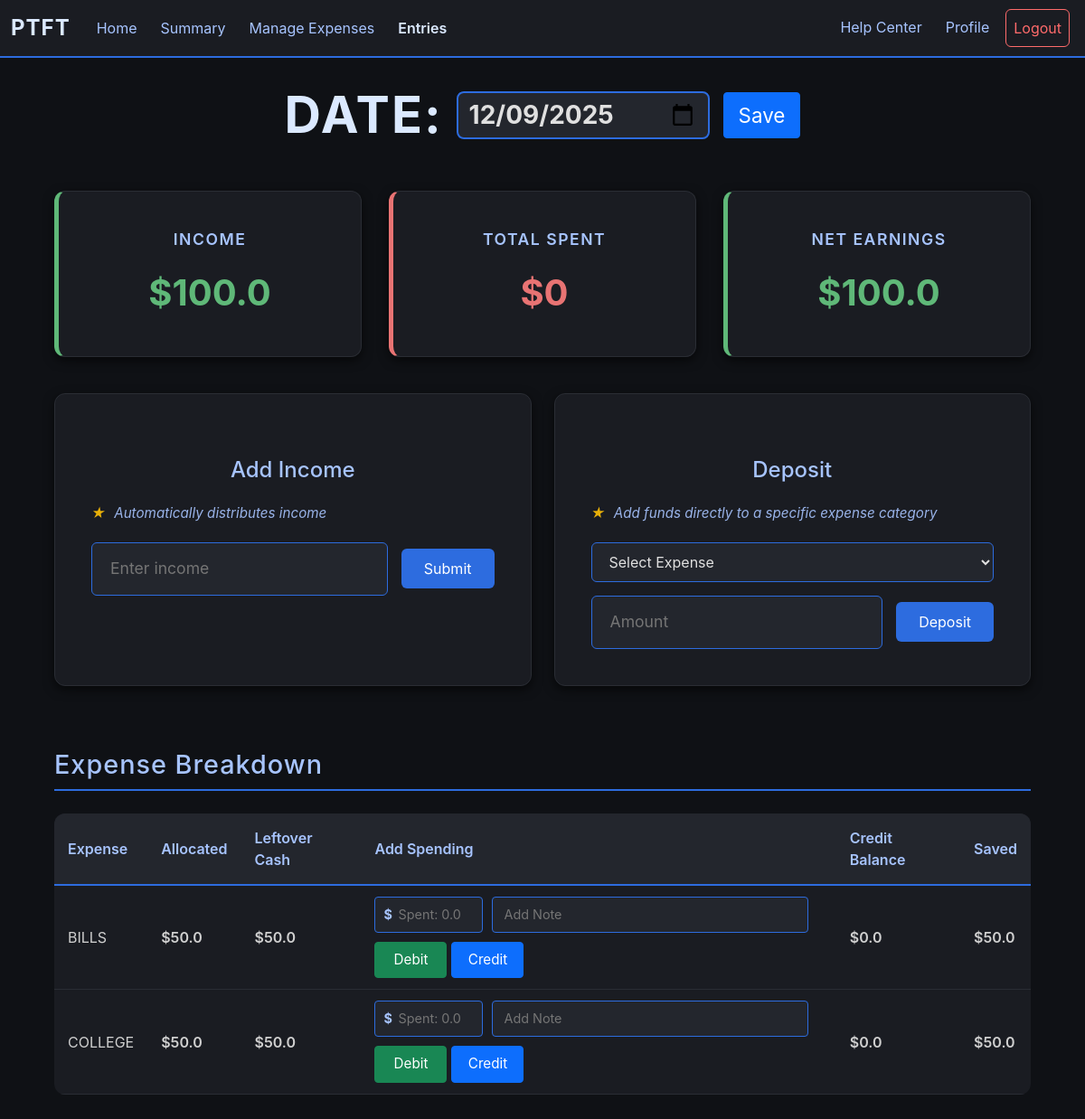
The page /entry/view_entry/1 (signed in) on the database as committed earlier.
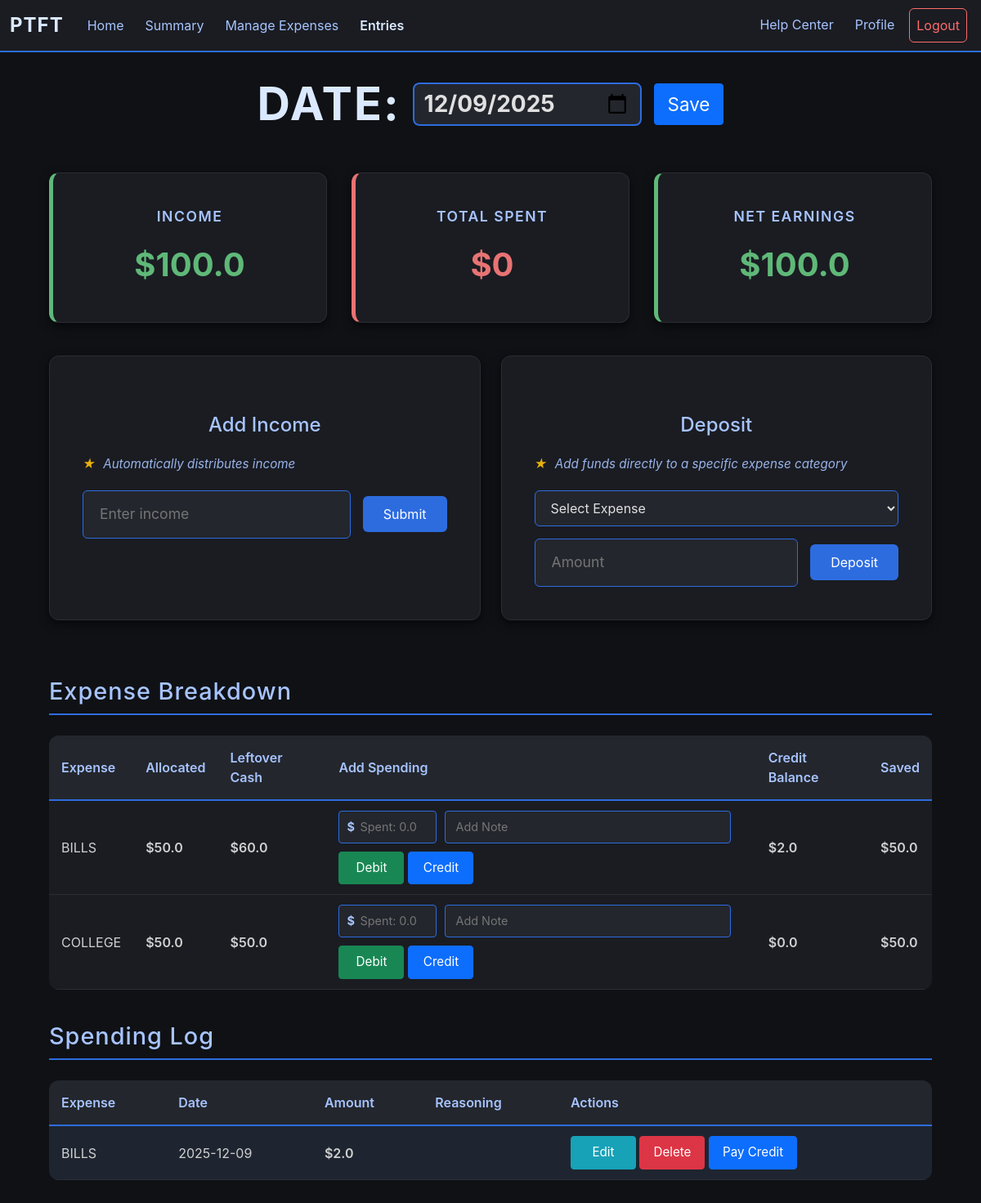
The same page on the database as committed later.
### app/models.py (models this page shows, shortened)
class Entry(db.Model):        #Stores each entry per user
    id = db.Column(db.Integer, primary_key = True)
    user_id = db.Column(db.Integer, db.ForeignKey("user.id"))
    income = db.Column(db.Float, default = 0.0)
    date = db.Column(db.Integer, default = date.today())

class Exp_Snap(db.Model):       #Stores a snapshot of the expense
    id = db.Column(db.Integer, primary_key = True)
    entry_id = db.Column(db.Integer)
    user_id = db.Column(db.Integer)
    expense_id = db.Column(db.Integer)
    expense_name = db.Column(db.String)
    expense_percentage = db.Column(db.Float)
    expense_earnings = db.Column(db.Float, default = 0.0)
    total_spending = db.Column(db.Float, default = 0.0)
    credit_balance = db.Column(db.Float, default = 0.0)
    def set_earnings(self, amount):
        self.expense_earnings = amount
    def get_savings(self):
        savings = round((self.expense_earnings - self.total_spending), 2)
        return savings

class Transaction(db.Model):        #Stores every transaction per entry
    id = db.Column(db.Integer, primary_key = True)
    entry_id = db.Column(db.Integer)
    user_id = db.Column(db.Integer)
    expense_id = db.Column(db.Integer)
    expense_name = db.Column(db.String)
    amount = db.Column(db.Float)
    credit_status = db.Column(db.Boolean, default = False)
    deposit_status = db.Column(db.Boolean, default = False)
    reasoning = db.Column(db.String(100), default = "N/A")
    date = db.Column(db.Integer, default = date.today())

### app/routes/entry.py (the view)
@entry.route("/entry/view_entry/<entry_id>", methods=["GET"])
def view_entry(entry_id):
    if helper.check_login():
        snapshots = Exp_Snap.query.filter_by(entry_id = int(entry_id)).all()
        entry = Entry.query.filter_by(id = int(entry_id)).first()
        est_balance = {}        #Links the expense's total savings (amount able to spend) to the snapshot of the expense
        if request.method == "GET":
            for snapshot in snapshots:      #Calculate expense earnings using entry's total earned
                earnings = round((entry.income * snapshot.expense_percentage/100), 2)
                snapshot.set_earnings(earnings)
                savings = helper.calc_savings(snapshot.expense_id)      #Calculates the total savings to send to front
                est_balance[snapshot] = round(savings,2)
            print(est_balance)
            spending = Transaction.query.filter_by(entry_id = entry_id, deposit_status = False).all()
            deposits = Transaction.query.filter_by(entry_id = entry_id, deposit_status = True).all()
            total_spent = 0
            for spend in spending:
                if not spend.credit_status:
                    total_spent += spend.amount
            total_spent = round(total_spent, 2)
            net_earnings = round(entry.income - total_spent, 2)
            db.session.commit()
            return render_template("view_entry.html", snapshots = snapshots, entry = entry, est_balance = est_balance, spending = spending, net_earnings = net_earnings, total_spent = total_spent, deposits = deposits)
        else:
            return redirect(url_for("entry.all_entry"))
    else:
        return redirect(url_for("user.login"))

### app/helper.py (called while the page is built)
def check_login():
    return "user_id" in session

def calc_savings(expense_id):
    snaps = Exp_Snap.query.filter_by(expense_id = expense_id).all()
    deposits = Transaction.query.filter_by(expense_id = expense_id, user_id = session["user_id"], deposit_status = True).all()
    earnings = 0
    for deposit in deposits:        #Calculating total deposit for desired expense
        earnings += deposit.amount
    spending = 0
    for snap in snaps:      #Calculating total spending and income for desired expense
        earnings += snap.expense_earnings
        spending += snap.total_spending
    return round(earnings-spending, 2)      #Returns savings amount

### app/templates/view_entry.html (shortened to what this page needs)
{% extends "budget_base.html" %}
{% block content %}
<link rel="stylesheet" href="{{ url_for('static', filename='style.css') }}">
<div class="expense-container">
    <div class="date-editor">
        <h1 class="main-title">
            <form action="/update_date/{{entry.id}}" method="POST" class="inline-date-form">
                <span>DATE:</span>
                <input type="date" value="{{entry.date}}" name="new_date" class="date-input-title">
                <button type="submit" class="btn btn-primary btn-sm">Save</button>
            </form>
        </h1>
    </div>
    <div class="entry-overview">
        <div class="entry-stat income">
            <div class="entry-stat-label"> Income</div>
            <div class="entry-stat-value">${{ entry.income }}</div>
        </div>
        <div class="entry-stat spent">
            <div class="entry-stat-label">Total Spent</div>
            <div class="entry-stat-value">${{ total_spent }}</div>
        </div>
        <div class="entry-stat {% if entry.income - total_spent >= 0 %}income{% else %}spent{% endif %}">
            <div class="entry-stat-label">Net Earnings</div>
            <div class="entry-stat-value">${{net_earnings}}</div>
        </div>
    </div>
        <div class="function-sections">
            <div class="form-section">
                <h2 class="form-title">Add Income</h2>
                <p class="function-helper-text"><span class="tip-star">★</span> Automatically distributes income</p>
                <form action="/add_income/{{entry.id}}" method="POST" class="inline-form">
                    <div class="input-wrapper">
                        <input type="number" step="0.01" name="income" placeholder="Enter income" required>
                    </div>
                    <button type="submit" class="form-btn">Submit</button>
                </form>
            </div>
            <div class="form-section">
                <h2 class="form-title">Deposit</h2>
                    <p class="function-helper-text"><span class="tip-star">★</span> Add funds directly to a specific expense category</p>
                    <form action="/entry_deposit" method="POST" class="inline-form">
                        <select name="snap_id" required>
                            <option value="">Select Expense</option>
                        </select>
                        <div class="input-wrapper">
                            <input type="number" step="0.01" name="amount" placeholder="Amount"  required>
                        </div>
                        <button type="submit" class="form-btn">Deposit</button>
                </form>
            </div>
    </div>
    <h1 class="section-title">Expense Breakdown</h1>
    <table class="expense-table">
        <thead>
            <tr>
                <th>Expense</th>
                <th>Allocated</th>
                <th>Leftover Cash</th>
                <th>Add Spending</th>
                <th>Credit Balance</th>
                <th>Saved</th>
            </tr>
        </thead>
        <tbody>
            {% for snapshot in snapshots %}
            <tr>
                <td>{{snapshot.expense_name}}</td>
                <td class="earnings-cell">${{snapshot.expense_earnings}}</td>
                <td class="balance-cell">${{est_balance[snapshot]}}</td>
                <td>
                    <form action="/add_spending/{{snapshot.id}}" method="POST" class="spending-form">
                        <div class="spending-inputs">
                            <div class="input-wrapper-small">
                                <span class="currency-symbol-small">$</span>
                                <input type="number" step="0.01" placeholder="Spent: {{snapshot.total_spending}}" name="spending" required>
                            </div>
                            <input type="text" placeholder="Add Note" name="reasoning" class="note-input">
                        </div>
                        <div class="spending-buttons">
                            <button type="submit" class="btn btn-success btn-sm">Debit</button>
                            <button type="submit" class="btn btn-primary btn-sm" formaction="/add_credit/{{snapshot.id}}">Credit</button>
                        </div>
                    </form>
                </td>
                <td class="spent-cell">${{snapshot.credit_balance}}</td>
                <td class="savings-cell">${{snapshot.get_savings()}}</td>
            </tr>
            {% endfor %}
        </tbody>
    </table>
    {% if spending %}
    <h1 class="section-title">Spending Log</h1>
    <table class="expense-table">
        <thead>
            <tr>
                <th>Expense</th>
                <th>Date</th>
                <th>Amount</th>
                <th>Reasoning</th>
                <th>Actions</th>
            </tr>
        </thead>
        <tbody>
            {% for spent in spending %}
            <tr class="log-row {% if spent.credit_status %}credit-row{% endif %}" data-row-id="spending-{{spent.id}}">
                <td>{{spent.expense_name}}</td>
                <td>
                    <div class="display-mode">
                        <span class="display-text">{{spent.date}}</span>
                    </div>
                </td>
                <td>
                    <div class="display-mode">
                        <span class="display-text spent-cell">${{spent.amount}}</span>
                    </div>
                </td>
                <td>
                    <div class="display-mode">
                    </div>
                </td>
                <td>
                    <button class="btn btn-info btn-dark btn-sm edit-toggle-btn" onclick="toggleEdit('spending-{{spent.id}}')">Edit</button>
                    <form action="/delete_transaction/{{spent.id}}" method="POST" style="display: inline;">
                        <button class="btn btn-danger btn-sm" type="submit">Delete</button>
                        {% if spent.credit_status %}
                        <button class="btn btn-primary btn-sm" type="submit" formaction="/pay_credit/{{spent.id}}">Pay Credit</button>
                        {% endif %}
                    </form>
                </td>
            </tr>
            {% endfor %}
        </tbody>
    </table>
    {% endif %}
</div>
{% endblock %}

### app/templates/budget_base.html (shortened to what this page needs)
<!doctype html>
<html lang="en-US">
  <head>
    {% block css %}
      <link rel="stylesheet" href="{{ url_for('static', filename='style.css') }}">
      <link href="https://cdn.jsdelivr.net/npm/bootstrap@5.3.8/dist/css/bootstrap.min.css" rel="stylesheet">
      <link rel="stylesheet" href="{{ url_for('static', filename='style.css') }}">
    {% endblock %}
  </head>
  <body>
    <nav class="navbar navbar-expand">
      <div class="container-fluid">
        <a class="navbar-brand" href="#">PTFT</a>
        <ul class="navbar-nav me-auto">
          <li class="nav-item">
            <a class="nav-link" href="/home">Home</a>
          </li>
          <li class="nav-item">
            <a class="nav-link" href="/summary">Summary</a>
          </li>
          <li class="nav-item">
            <a class="nav-link" href="/expenses">Manage Expenses</a>
          </li>
          <li class="nav-item">
            <a class="nav-link entries-link" href="/entry">Entries</a>
          </li>
        </ul>
        <ul class="navbar-nav ms-auto">
          <li class="nav-item">
            <a class="nav-link" href="/help">Help Center</a>
          </li>
          <li class="nav-item">
            <a class="nav-link" href="/profile">Profile</a>
          </li>
          <li class="nav-item">
            <a class="nav-link logout" href="/logout">Logout</a>
          </li>
        </ul>
      </div>
    </nav>
    {% block content%}
    {% endblock%}
  </body>
</html>

Rows that differ between the two databases and show on the page:
changed Exp_Snap "BILLS": est_balance "50.0" → "60.0"; credit_balance "0.0" → "2.0"
added Transaction: expense_name "BILLS", date "2025-12-09", amount "2.0"
Other text that changed with them:
text now shown: "Spending Log Expense Date Amount Reasoning Actions"
